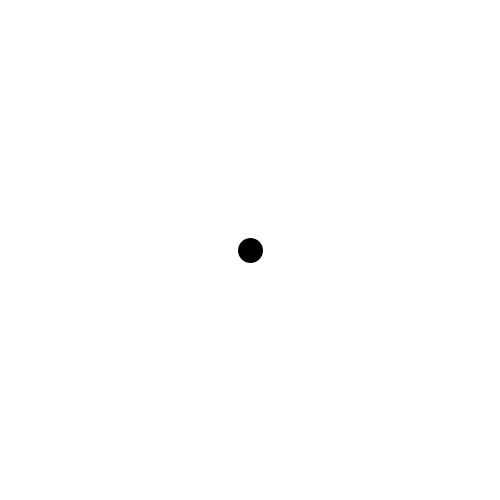
Frame 1 (no input)
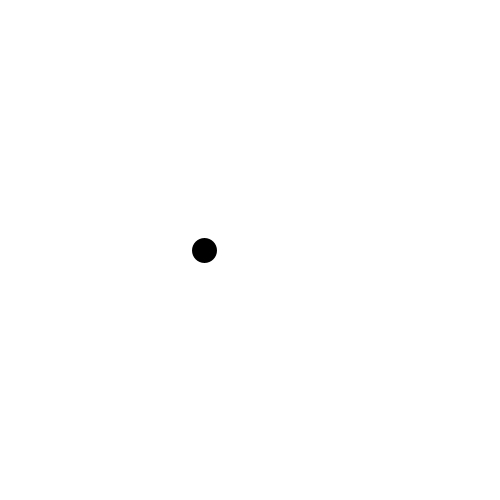
Frame 60 (the mouse pressed at the canvas centre just before this capture)
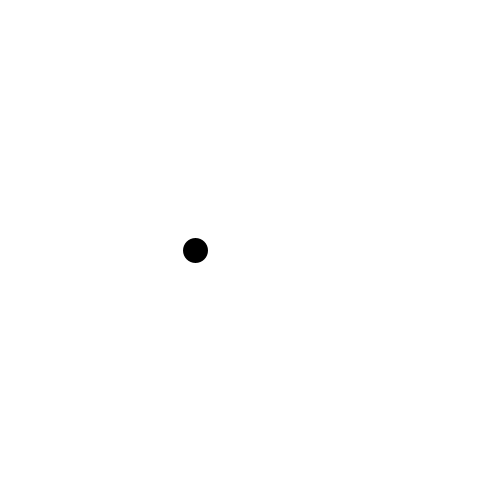
Frame 120 (the mouse held since frame 60 and released just before this capture)

The Processing sketch that drew these frames (run headless with seeded random() and noise(); from frame 60 on, the mouse is pressed at the canvas centre):

// Processing sketch: ruchBrowna02
// ── ruchBrowna02.pde
void setup()
{
  size(500, 500);
  background(255);
  strokeWeight(25);
}

float x = 250;
void draw()
{
  background(255);
  point(x, 250);
  x = x + random(-5, 5);
}
